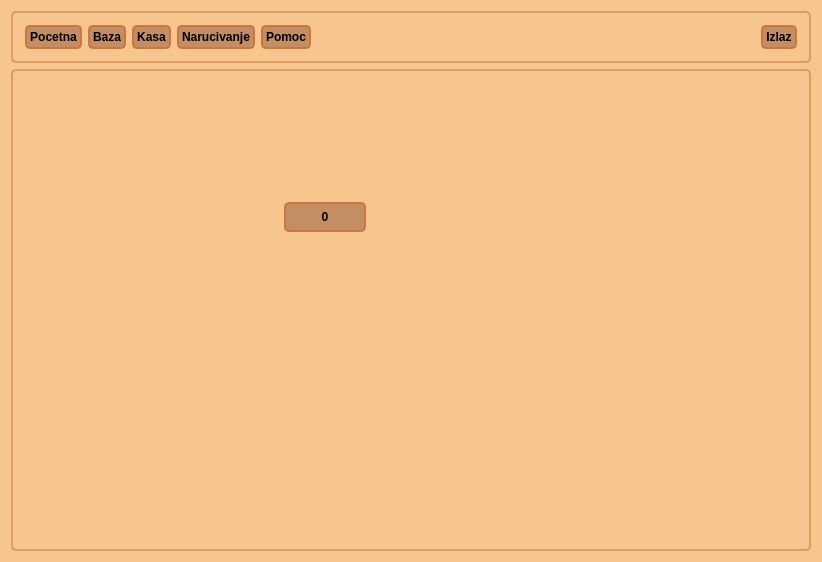
<?xml version="1.0" encoding="UTF-8"?>
<ui version="4.0">
 <class>MainWindow</class>
 <widget class="QMainWindow" name="MainWindow">
  <property name="geometry">
   <rect>
    <x>0</x>
    <y>0</y>
    <width>822</width>
    <height>562</height>
   </rect>
  </property>
  <property name="windowTitle">
   <string>MainWindow</string>
  </property>
  <property name="styleSheet">
   <string notr="true">QWidget {
   background-color: #f7c68f;
}

/* Nice Windows-XP-style password character. */
QLineEdit[echoMode=&quot;2&quot;] {
    lineedit-password-character: 9679;
}

/* We provide a min-width and min-height for push buttons
   so that they look elegant regardless of the width of the text. */
QPushButton {
    background-color: #c38e63;
    border-width: 2px;
    border-color: #c97842;
    border-style: solid;
    border-radius: 5;
    padding: 3px;
    min-width: 9ex;
    min-height: 2.5ex;
}

QPushButton:hover {
   background-color: #eaab81;
}

/* Increase the padding, so the text is shifted when the button is
   pressed. */
QPushButton:pressed {
    padding-left: 5px;
    padding-top: 5px;
    background-color: #db9f5c;
}

QLabel, QAbstractButton {
    font: bold;
}

/* Mark mandatory fields with a brownish color. */
.mandatory {
    color: brown;
}

/* Bold text on status bar looks awful. */
QStatusBar QLabel {
   font: normal;
}

QStatusBar::item {
    border-width: 1;
    border-color: darkkhaki;
    border-style: solid;
    border-radius: 2;
}

QComboBox, QLineEdit, QSpinBox, QTextEdit, QListView {
    background-color: cornsilk;
    selection-color: #0a214c; 
    selection-background-color: #C19A6B;
}

QComboBox::drop-down:hover {
    image: url(:/home/pharmacy/kucica.jpg);
}

QListView {
    show-decoration-selected: 1;
}

QListView::item:hover {
    background-color: wheat;
}

/* We reserve 1 pixel space in padding. When we get the focus,
   we kill the padding and enlarge the border. This makes the items
   glow. */
QLineEdit, QFrame {
    border-width: 2px;
    padding: 1px;
    border-style: solid;
    border-color: #db9f5c;
    border-radius: 5px;
}

/* As mentioned above, eliminate the padding and increase the border. */
QLineEdit:focus, QFrame:focus {
    border-width: 3px;
    padding: 0px;
}

/* A QLabel is a QFrame ... */
QLabel {
    border: none;
    padding: 0;
    background: none;
}

/* A QToolTip is a QLabel ... */
QToolTip {
    border: 2px solid #db9f5c;
    padding: 5px;
    border-radius: 3px;
    opacity: 200;
}

/* Nice to have the background color change when hovered. */
QRadioButton:hover, QCheckBox:hover {
    background-color: wheat;
}

/* Force the dialog's buttons to follow the Windows guidelines. */
QDialogButtonBox {
    button-layout: 0;
}

/*-------------------------------------------------------------------------------------------Menu bar------------------------------------------------------------------------------------------------------ --*/
QMenuBar {
    background-color: qlineargradient(x1:0, y1:0, x2:0, y2:1, stop:0 #d68844, stop:1 #a56126); /*svetli braon,  tamni braon*/
}

QMenuBar::item {
    spacing: 3px; /* spacing between menu bar items */
    padding: 5px 4px;
    background: #db9f6f;
    border-radius: 4px;
    color: #593920;
}

QMenuBar::item:selected { /* when selected using mouse or keyboard */
    background: #f2c196; /* boja koze */
}

QMenuBar::item:pressed {
    background: #8c7252; /* sivi braon */
}

/*--------------------------------------------------------------------------------Menu ----------------------------------------------------------------------------------------------------------------------*/
QMenu {
    background-color: #f7c68f; /* sets background of the menu */
    border: 1px solid black;
}

QMenu::item {
    /* sets background of menu item. set this to something non-transparent
        if you want menu color and menu item color to be different */
    background-color: #f2ca9d;
}

QMenu::item:selected { /* when user selects item using mouse or keyboard */
    background-color: #a36c35;
}
</string>
  </property>
  <widget class="QWidget" name="centralWidget">
   <layout class="QVBoxLayout" name="verticalLayout">
    <item>
     <widget class="QFrame" name="frame_0">
      <property name="frameShape">
       <enum>QFrame::StyledPanel</enum>
      </property>
      <property name="frameShadow">
       <enum>QFrame::Raised</enum>
      </property>
      <layout class="QHBoxLayout" name="horizontalLayout">
       <item>
        <widget class="QPushButton" name="buttonHome">
         <property name="text">
          <string>Pocetna</string>
         </property>
        </widget>
       </item>
       <item>
        <widget class="QPushButton" name="buttonDatabase">
         <property name="text">
          <string>Baza</string>
         </property>
        </widget>
       </item>
       <item>
        <widget class="QPushButton" name="buttonPurchase">
         <property name="text">
          <string>Kasa</string>
         </property>
        </widget>
       </item>
       <item>
        <widget class="QPushButton" name="buttonOrder">
         <property name="text">
          <string>Narucivanje</string>
         </property>
        </widget>
       </item>
       <item>
        <widget class="QPushButton" name="buttonHelp">
         <property name="text">
          <string>Pomoc</string>
         </property>
        </widget>
       </item>
       <item>
        <spacer name="horizontalSpacer_0">
         <property name="orientation">
          <enum>Qt::Horizontal</enum>
         </property>
         <property name="sizeHint" stdset="0">
          <size>
           <width>120</width>
           <height>20</height>
          </size>
         </property>
        </spacer>
       </item>
       <item>
        <widget class="QPushButton" name="buttonExit">
         <property name="text">
          <string>Izlaz</string>
         </property>
        </widget>
       </item>
      </layout>
     </widget>
    </item>
    <item>
     <widget class="QStackedWidget" name="stackedWidget">
      <property name="currentIndex">
       <number>0</number>
      </property>
      <widget class="QWidget" name="page_0">
       <widget class="QPushButton" name="pushButton_6">
        <property name="geometry">
         <rect>
          <x>270</x>
          <y>130</y>
          <width>82</width>
          <height>30</height>
         </rect>
        </property>
        <property name="text">
         <string>0</string>
        </property>
       </widget>
      </widget>
      <widget class="QWidget" name="page_1">
       <widget class="QPushButton" name="pushButton_7">
        <property name="geometry">
         <rect>
          <x>270</x>
          <y>130</y>
          <width>82</width>
          <height>30</height>
         </rect>
        </property>
        <property name="text">
         <string>1</string>
        </property>
       </widget>
      </widget>
      <widget class="QWidget" name="page_2">
       <layout class="QVBoxLayout" name="verticalLayout_2">
        <item>
         <widget class="QLabel" name="label_0">
          <property name="text">
           <string>Baza Podataka</string>
          </property>
         </widget>
        </item>
        <item>
         <widget class="QTableWidget" name="tableWidgetDatabase"/>
        </item>
        <item>
         <layout class="QHBoxLayout" name="horizontalLayout_2">
          <item>
           <widget class="QFrame" name="frame_1">
            <property name="sizePolicy">
             <sizepolicy hsizetype="Preferred" vsizetype="Preferred">
              <horstretch>3</horstretch>
              <verstretch>0</verstretch>
             </sizepolicy>
            </property>
            <property name="frameShape">
             <enum>QFrame::StyledPanel</enum>
            </property>
            <property name="frameShadow">
             <enum>QFrame::Raised</enum>
            </property>
            <layout class="QVBoxLayout" name="verticalLayout_4">
             <item>
              <widget class="QLabel" name="label">
               <property name="sizePolicy">
                <sizepolicy hsizetype="Preferred" vsizetype="Preferred">
                 <horstretch>0</horstretch>
                 <verstretch>1</verstretch>
                </sizepolicy>
               </property>
               <property name="text">
                <string>Kupovina</string>
               </property>
              </widget>
             </item>
             <item>
              <widget class="QTableWidget" name="tableWidgetPurchase">
               <property name="sizePolicy">
                <sizepolicy hsizetype="Preferred" vsizetype="Preferred">
                 <horstretch>0</horstretch>
                 <verstretch>20</verstretch>
                </sizepolicy>
               </property>
              </widget>
             </item>
            </layout>
           </widget>
          </item>
          <item>
           <widget class="QFrame" name="frame_2">
            <property name="sizePolicy">
             <sizepolicy hsizetype="Preferred" vsizetype="Preferred">
              <horstretch>1</horstretch>
              <verstretch>0</verstretch>
             </sizepolicy>
            </property>
            <property name="frameShape">
             <enum>QFrame::StyledPanel</enum>
            </property>
            <property name="frameShadow">
             <enum>QFrame::Raised</enum>
            </property>
            <layout class="QVBoxLayout" name="verticalLayout_3">
             <item>
              <widget class="QLabel" name="label_2">
               <property name="text">
                <string>Pretraga</string>
               </property>
              </widget>
             </item>
             <item>
              <widget class="QLineEdit" name="lineEditSearch"/>
             </item>
             <item>
              <spacer name="verticalSpacer">
               <property name="orientation">
                <enum>Qt::Vertical</enum>
               </property>
               <property name="sizeHint" stdset="0">
                <size>
                 <width>20</width>
                 <height>40</height>
                </size>
               </property>
              </spacer>
             </item>
             <item>
              <widget class="QPushButton" name="buttonPrint">
               <property name="text">
                <string>Stampaj Racun</string>
               </property>
              </widget>
             </item>
             <item>
              <widget class="QLineEdit" name="lineEditTotalAmount"/>
             </item>
            </layout>
           </widget>
          </item>
         </layout>
        </item>
       </layout>
      </widget>
      <widget class="QWidget" name="page_3">
       <widget class="QPushButton" name="pushButton_9">
        <property name="geometry">
         <rect>
          <x>290</x>
          <y>130</y>
          <width>82</width>
          <height>30</height>
         </rect>
        </property>
        <property name="text">
         <string>3</string>
        </property>
       </widget>
      </widget>
      <widget class="QWidget" name="page_4">
       <widget class="QPushButton" name="pushButton_10">
        <property name="geometry">
         <rect>
          <x>290</x>
          <y>140</y>
          <width>82</width>
          <height>30</height>
         </rect>
        </property>
        <property name="text">
         <string>4</string>
        </property>
       </widget>
      </widget>
      <widget class="QWidget" name="page_5">
       <widget class="QPushButton" name="pushButton_11">
        <property name="geometry">
         <rect>
          <x>270</x>
          <y>140</y>
          <width>82</width>
          <height>30</height>
         </rect>
        </property>
        <property name="text">
         <string>5</string>
        </property>
       </widget>
      </widget>
     </widget>
    </item>
   </layout>
  </widget>
  <widget class="QMenuBar" name="menuBar">
   <property name="geometry">
    <rect>
     <x>0</x>
     <y>0</y>
     <width>822</width>
     <height>27</height>
    </rect>
   </property>
  </widget>
 </widget>
 <layoutdefault spacing="6" margin="11"/>
 <resources/>
 <connections/>
</ui>
